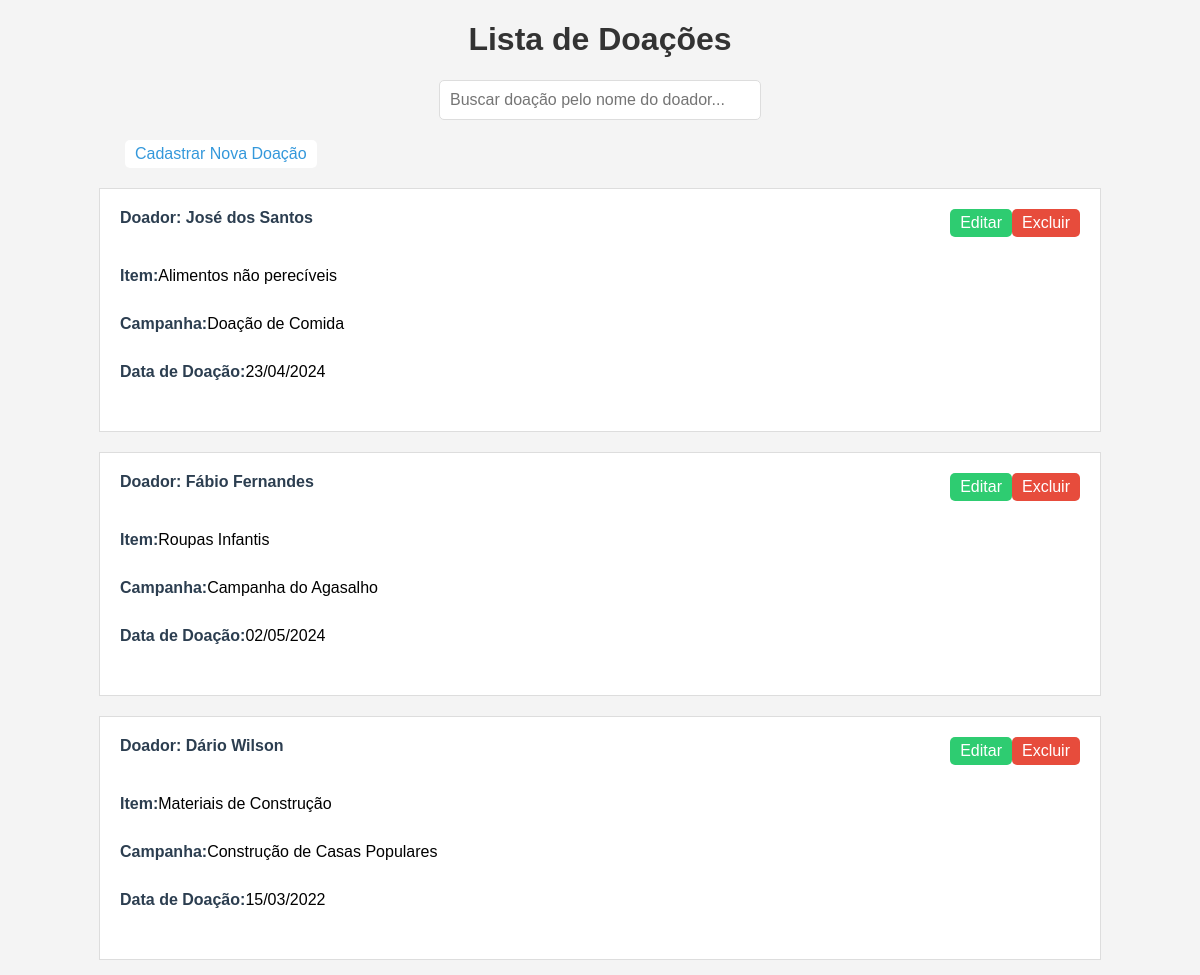
Page /doacoes/ on the committed database.
### doacoes/models.py (models this page shows, shortened)
class Doacao(models.Model):
    doador = models.ForeignKey(Doador, on_delete=models.CASCADE)
    item = models.ForeignKey(ItemDoado, on_delete=models.CASCADE)
    campanha = models.ForeignKey(Campanha, on_delete=models.CASCADE)
    data_doacao = models.DateField()

class Doador(models.Model):
    nome = models.CharField(max_length=100)
    email = models.EmailField(unique=True)
    telefone = models.CharField(max_length=20)

class ItemDoado(models.Model):
    nome_item = models.CharField(max_length=100)
    quantidade = models.IntegerField()
    descricao = models.TextField()

class Campanha(models.Model):
    nome_campanha = models.CharField(max_length=100)
    data_inicio = models.DateField()
    data_fim = models.DateField()

### doacoes/views.py (the view)
# urls.py: path('doacoes/', views.listar_doacoes, name='listar_doacoes'),
def listar_doacoes(request):
    doacoes = Doacao.objects.all()
    return render(request, 'doacoes/listar_doacoes.html', {'doacoes': doacoes})

### doacoes/templates/doacoes/listar_doacoes.html (shortened to what this page needs)
<!DOCTYPE html>
<html lang="pt-br">
<head>
</head>
<body>
    <h1>Lista de Doações</h1>
    <div class="search-container">
        <input type="text" id="searchInput" onkeyup="searchDoacoes()" placeholder="Buscar doação pelo nome do doador...">
    </div>
    <div class="header-container">
        <a href="{% url 'cadastrar_doacao' %}">Cadastrar Nova Doação</a>
    </div>
    <div id="doacaoContainer">
        {% for doacao in doacoes %}
            <div class="doacao-container">
                <div class="doacao-info">
                    <div>
                        <span>Doador:</span> <span class="doador-nome">{{ doacao.doador.nome }}</span>
                    </div>
                    <div class="actions">
                        <a href="{% url 'editar_doacao' doacao.pk %}" class="edit">Editar</a>
                        <a href="{% url 'excluir_doacao' doacao.pk %}" class="delete">Excluir</a>
                    </div>
                </div>
                <div class="doacao-info">
                    <span>Item:</span>  {{ doacao.item.nome_item }}
                </div>
                <div class="doacao-info">
                    <span>Campanha:</span>  {{ doacao.campanha.nome_campanha }}
                </div>
                <div class="doacao-info">
                    <span>Data de Doação:</span>  {{ doacao.data_doacao|date:"d/m/Y" }}
                </div>
            </div>
        {% endfor %}
    </div>
</body>
</html>

### doacoes/templates/doacoes/listar_doacoes.html (style rules this page uses)
body { font-family: Arial, sans-serif; background-color: #f4f4f4; margin: 0; padding: 0; }
h1 { color: #333; text-align: center; }
.header-container { display: flex; justify-content: space-between; align-items: center; margin-left: 125px; width: 80%; }
.header-container a { text-decoration: none; color: #3498db; background-color: #fff; padding: 5px 10px; border-radius: 5px; }
.search-container { text-align: center; margin: 20px auto; }
.search-container input { padding: 10px; width: 300px; font-size: 16px; border: 1px solid #ddd; border-radius: 5px; }
.doacao-container { width: 80%; margin: 20px auto; background-color: white; padding: 20px; border: 1px solid #ddd; margin-bottom: 15px; }
.doacao-info { display: flex; margin-bottom: 30px; }
.doacao-info span { font-weight: bold; color: #2c3e50; }
.doacao-info div { flex: 1; }
.actions { display: flex; }
.actions a { text-decoration: none; padding: 5px 10px; border-radius: 5px; }
.actions a.edit { background-color: #2ecc71; color: white; margin-left: 500px; }
.actions a.delete { background-color: #e74c3c; color: white; }

### rows in the picture
Doacao: doador.nome "José dos Santos", item.nome_item "Alimentos não perecíveis", campanha.nome_campanha "Doação de Comida", data_doacao "23/04/2024"
Doacao: doador.nome "Fábio Fernandes", item.nome_item "Roupas Infantis", campanha.nome_campanha "Campanha do Agasalho", data_doacao "02/05/2024"
Doacao: doador.nome "Dário Wilson", item.nome_item "Materiais de Construção", campanha.nome_campanha "Construção de Casas Populares", data_doacao "15/03/2022"
